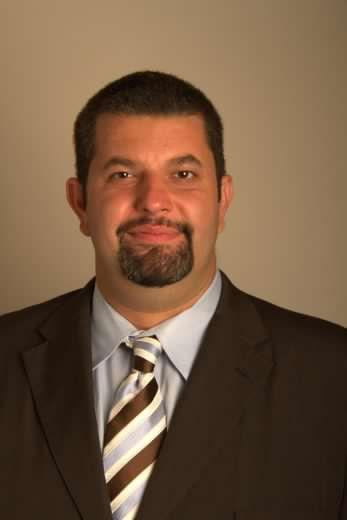
#> input picture assets/img/portrait/headshot.jpg, 347 x 520 px, found by its file name
$ python generate_favicons.py
#> lines starting #> are read from the running program, lines starting #| are printed output that depends on the picture
"""Generate favicon set from headshot. Crops to square (face-centered), produces multiple sizes."""
import os
from PIL import Image, ImageOps

SRC = r"C:\TALLwebsite\gorantrajkovski-com\assets\img\portrait\headshot.jpg"
OUT = r"C:\TALLwebsite\gorantrajkovski-com\assets\img\favicon"
os.makedirs(OUT, exist_ok=True)

img = Image.open(SRC).convert("RGB")
#> img is the input picture: PIL image 347x520 RGB; mean R, G, B 116.7, 89.4, 66.4
w, h = img.size
#> w = 347; h = 520
print(f"Source: {w}x{h}")
#| Source: 347x520

# Crop to square — favor upper portion where face usually is
# Face is roughly in upper 60% of a typical headshot
side = min(w, h)
#> side = 347
left = (w - side) // 2
#> left = 0
# Bias upward by 10% of the difference, so we don't cut off the head
top = max(0, (h - side) // 2 - int(0.1 * (h - side)))
#> top = 69
img_sq = img.crop((left, top, left + side, top + side))
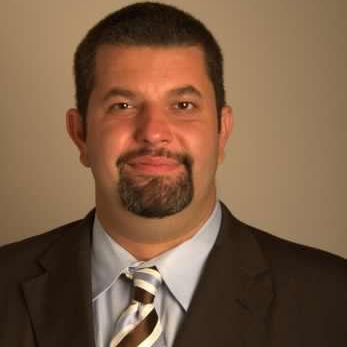
#> img_sq: PIL image 347x347 RGB; mean R, G, B 123.6, 92.8, 68.6
print(f"Cropped to square: {img_sq.size}")
#| Cropped to square: (347, 347)

# Sizes to generate
sizes = [
    (16, "favicon-16x16.png"),
    (32, "favicon-32x32.png"),
    (48, "favicon-48x48.png"),
    (96, "favicon-96x96.png"),
    (180, "apple-touch-icon.png"),
    (192, "android-chrome-192x192.png"),
    (512, "android-chrome-512x512.png"),
]
for size, name in sizes:
    out = img_sq.resize((size, size), Image.LANCZOS)
    out.save(os.path.join(OUT, name), optimize=True)
    print(f"  -> {name}")
#> this loop made 7 passes
#> pass 1, `out = img_sq.resize((size, size), Image.LANCZOS)`:
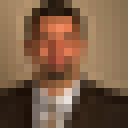
#> out: PIL image 16x16 RGB (shown 8 times larger); mean R, G, B 123.5, 92.7, 68.6
#> pass 2, `out = img_sq.resize((size, size), Image.LANCZOS)`:
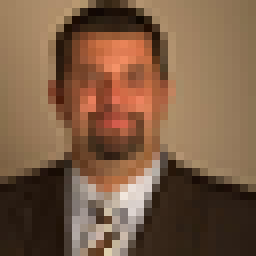
#> out: PIL image 32x32 RGB (shown 8 times larger); mean R, G, B 123.6, 92.7, 68.6
#> pass 3, `out = img_sq.resize((size, size), Image.LANCZOS)`:
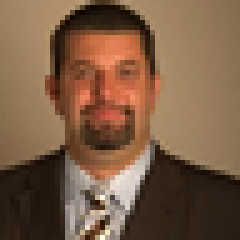
#> out: PIL image 48x48 RGB (shown 5 times larger); mean R, G, B 123.6, 92.8, 68.6

# Build multi-resolution favicon.ico
ico_sizes = [(16, 16), (24, 24), (32, 32), (48, 48), (64, 64)]
img_sq.save(os.path.join(r"C:\TALLwebsite\gorantrajkovski-com", "favicon.ico"),
            format="ICO", sizes=ico_sizes)
print("  -> favicon.ico (root, multi-resolution)")

# Site manifest
manifest = '''{
  "name": "Goran Trajkovski",
  "short_name": "Goran T",
  "icons": [
    { "src": "/assets/img/favicon/android-chrome-192x192.png", "sizes": "192x192", "type": "image/png" },
    { "src": "/assets/img/favicon/android-chrome-512x512.png", "sizes": "512x512", "type": "image/png" }
  ],
  "theme_color": "#0E0E0C",
  "background_color": "#FAFAF5",
  "display": "standalone"
}'''
with open(os.path.join(r"C:\TALLwebsite\gorantrajkovski-com", "site.webmanifest"), "w", encoding="utf-8") as f:
    f.write(manifest)
print("  -> site.webmanifest")
print("\nDone.")

$ run again, with assets/img/portrait/IMG_8842.jpg copied over assets/img/portrait/headshot.jpg
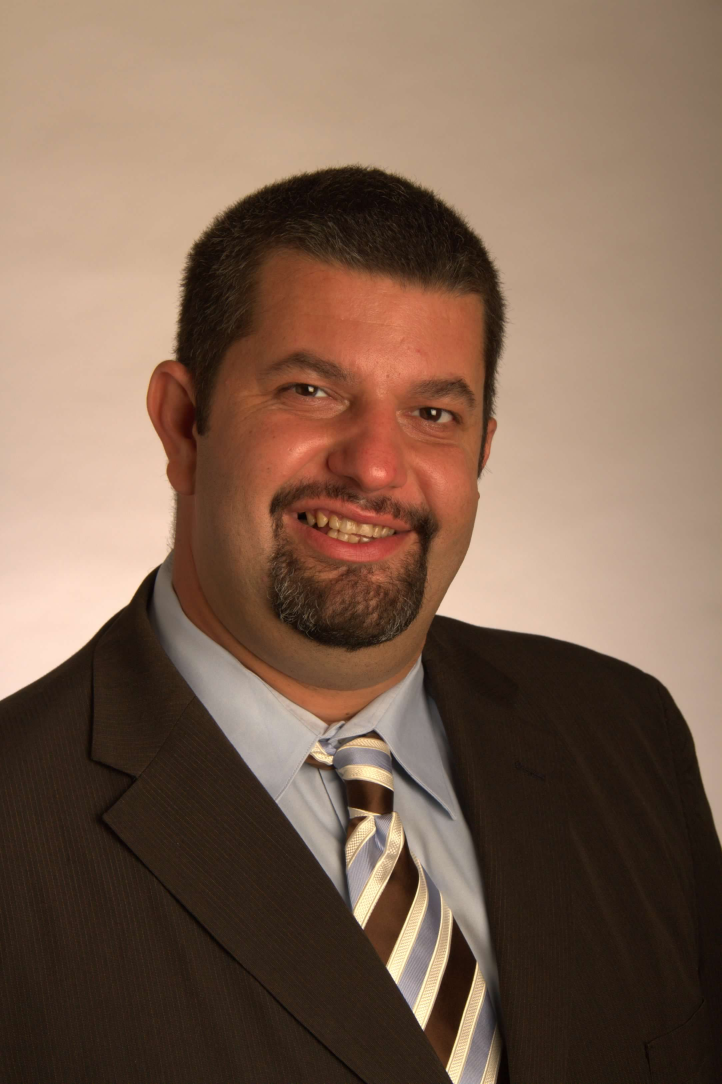
#> input picture assets/img/portrait/IMG_8842.jpg, 2166 x 3252 px, found by its file name (shown at 1/3 size)
#> img is the input picture: PIL image 2166x3252 RGB; mean R, G, B 126.8, 100.6, 82.7
#| Source: 2166x3252
#> `img_sq = img.crop((left, top, left + side, top + side))`:
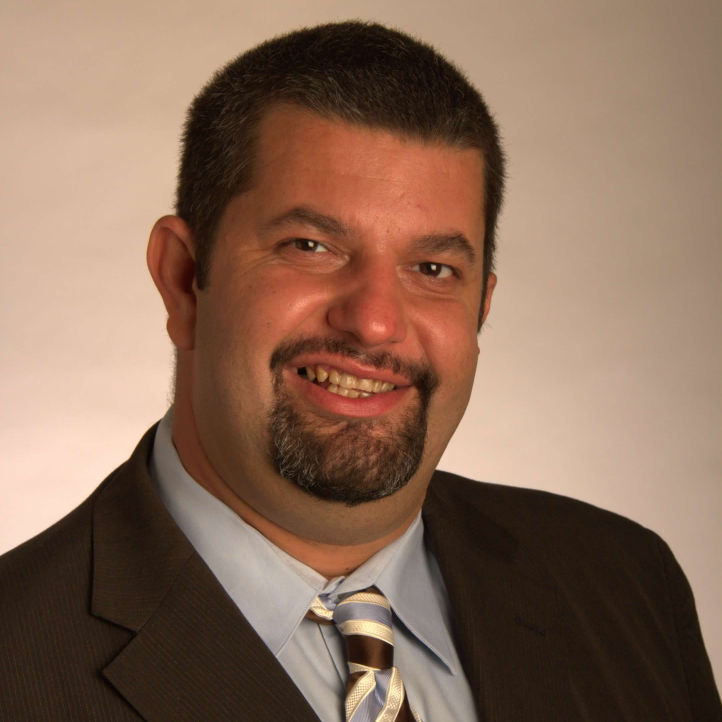
#> img_sq: PIL image 2166x2166 RGB (shown at 1/3 size); mean R, G, B 138.2, 108.3, 89.6
#| Cropped to square: (2166, 2166)
#> after the loop `for size, name in sizes:`:
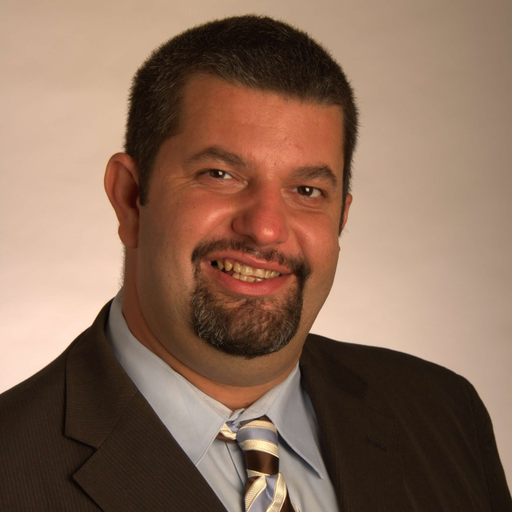
#> out: PIL image 512x512 RGB; mean R, G, B 138.2, 108.3, 89.6

$ run again, with assets/img/portrait/Publicity6.jpg copied over assets/img/portrait/headshot.jpg
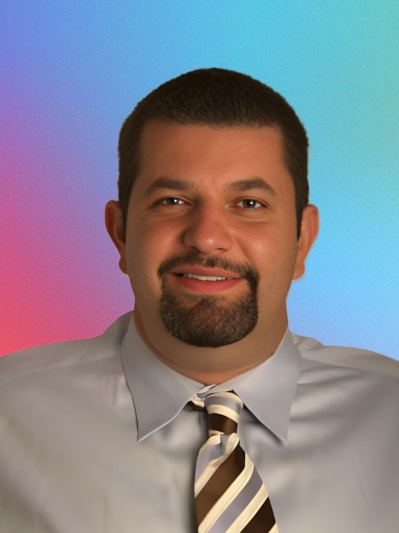
#> input picture assets/img/portrait/Publicity6.jpg, 399 x 533 px, found by its file name
#> img is the input picture: PIL image 399x533 RGB; mean R, G, B 134.3, 132.6, 142.4
#| Source: 399x533
#> `img_sq = img.crop((left, top, left + side, top + side))`:
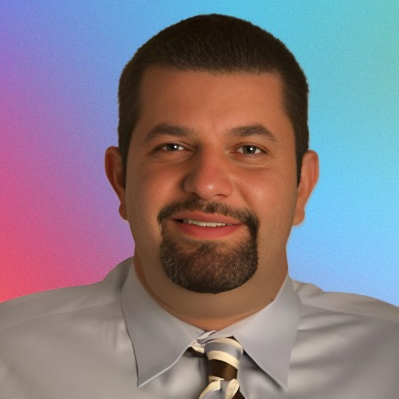
#> img_sq: PIL image 399x399 RGB; mean R, G, B 133.9, 123.4, 133.2
#| Cropped to square: (399, 399)
#> the loop `for size, name in sizes:` made 7 passes
#> pass 3, `out = img_sq.resize((size, size), Image.LANCZOS)`:
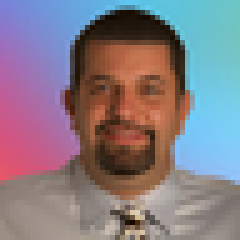
#> out: PIL image 48x48 RGB (shown 5 times larger); mean R, G, B 133.9, 123.4, 133.2

$ run again, with assets/img/portrait/Publicity_600dpi.jpg copied over assets/img/portrait/headshot.jpg
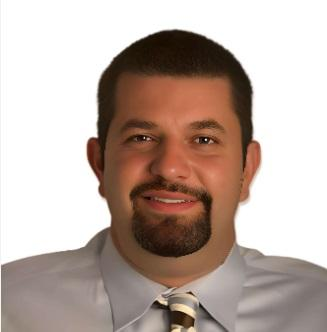
#> input picture assets/img/portrait/Publicity_600dpi.jpg, 327 x 332 px, found by its file name
#> img is the input picture: PIL image 327x332 RGB; mean R, G, B 188.7, 172.1, 163.9
#| Source: 327x332
#> `img_sq = img.crop((left, top, left + side, top + side))`:
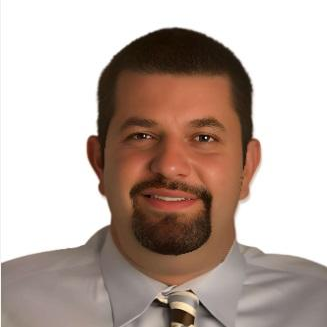
#> img_sq: PIL image 327x327 RGB; mean R, G, B 188.5, 171.8, 163.5
#| Cropped to square: (327, 327)
#> the loop `for size, name in sizes:` made 7 passes
#> pass 3, `out = img_sq.resize((size, size), Image.LANCZOS)`:
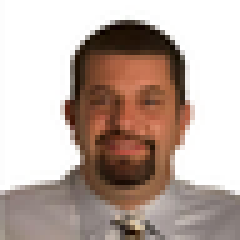
#> out: PIL image 48x48 RGB (shown 5 times larger); mean R, G, B 188.2, 171.4, 163.2
